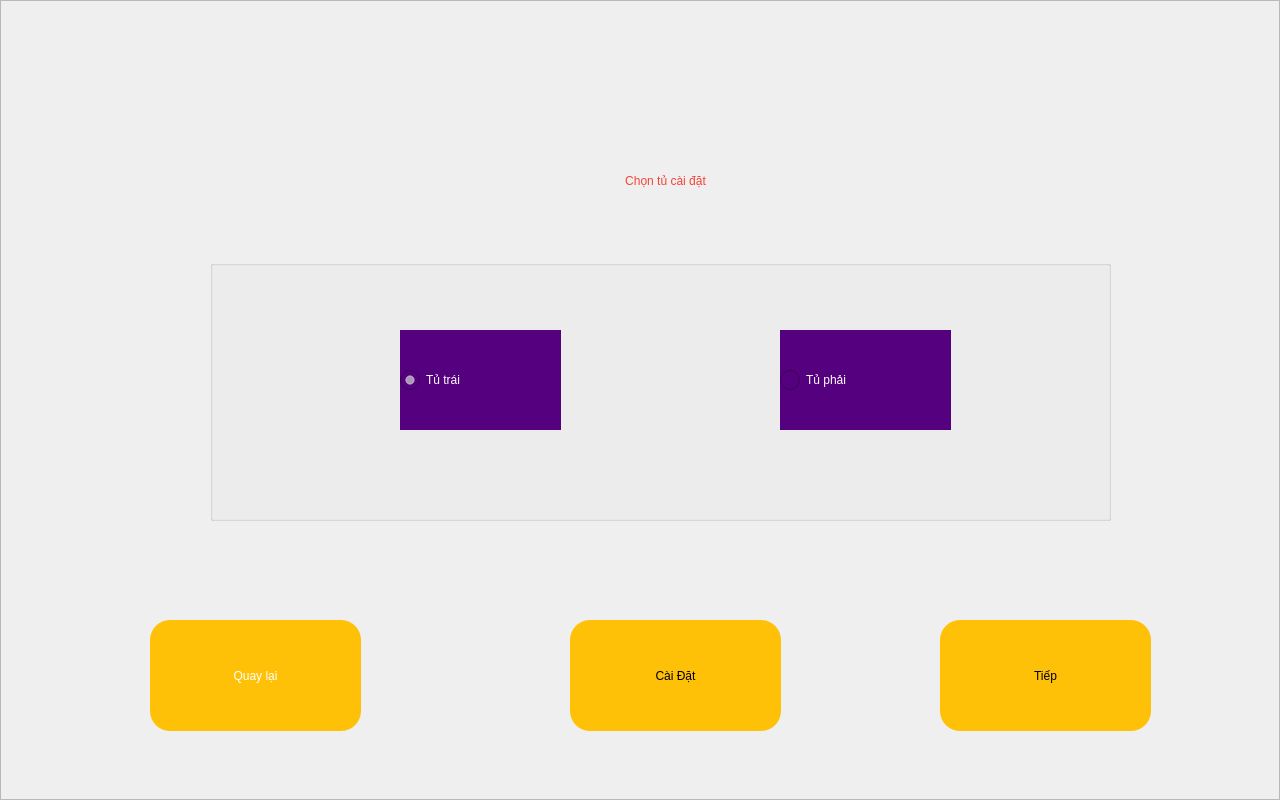
<?xml version="1.0" encoding="UTF-8"?>
<ui version="4.0">
 <class>SV_ChonDMTu</class>
 <widget class="QWidget" name="SV_ChonDMTu">
  <property name="geometry">
   <rect>
    <x>0</x>
    <y>0</y>
    <width>1280</width>
    <height>800</height>
   </rect>
  </property>
  <property name="windowTitle">
   <string>Form</string>
  </property>
  <widget class="QFrame" name="frame">
   <property name="geometry">
    <rect>
     <x>0</x>
     <y>0</y>
     <width>1280</width>
     <height>800</height>
    </rect>
   </property>
   <property name="styleSheet">
    <string notr="true">.QFrame{background-image:url(:/images/Background.jpg);}.QLabel{color:#F44336 ;font: 75  34pt bold &quot;Ubuntu&quot;;}QPushButton:pressed { background-color: #FF6E40}.QPushButton{border-radius: 20px;background-color: #FFC107;font: 75 26pt bold &quot;Ubuntu&quot;;}#btBack{color:white;border-image: url(:/images/back.png);}QCheckBox{font: 75 Bold 30pt &quot;Ubuntu&quot;;color: white;background-color: #55007f;}.QCheckBox::indicator{width: 30px;height: 30px;}</string>
   </property>
   <property name="frameShape">
    <enum>QFrame::StyledPanel</enum>
   </property>
   <property name="frameShadow">
    <enum>QFrame::Raised</enum>
   </property>
   <widget class="QLabel" name="lbtitle">
    <property name="geometry">
     <rect>
      <x>450</x>
      <y>140</y>
      <width>431</width>
      <height>81</height>
     </rect>
    </property>
    <property name="text">
     <string>Chọn tủ cài đặt</string>
    </property>
    <property name="alignment">
     <set>Qt::AlignCenter</set>
    </property>
   </widget>
   <widget class="QPushButton" name="btBack">
    <property name="geometry">
     <rect>
      <x>150</x>
      <y>620</y>
      <width>211</width>
      <height>111</height>
     </rect>
    </property>
    <property name="text">
     <string>Quay lại</string>
    </property>
   </widget>
   <widget class="QPushButton" name="btChon">
    <property name="geometry">
     <rect>
      <x>570</x>
      <y>620</y>
      <width>211</width>
      <height>111</height>
     </rect>
    </property>
    <property name="text">
     <string>Cài Đặt</string>
    </property>
   </widget>
   <widget class="QGroupBox" name="grcdControl">
    <property name="geometry">
     <rect>
      <x>210</x>
      <y>260</y>
      <width>901</width>
      <height>261</height>
     </rect>
    </property>
    <property name="styleSheet">
     <string notr="true">.QRadioButton{font: 75 Bold 26pt &quot;Ubuntu&quot;;color: white;background-color: #55007f;}.QRadioButton::indicator{width: 20px;height: 20px;}
</string>
    </property>
    <property name="title">
     <string/>
    </property>
    <widget class="QRadioButton" name="rbTu2">
     <property name="geometry">
      <rect>
       <x>570</x>
       <y>70</y>
       <width>171</width>
       <height>100</height>
      </rect>
     </property>
     <property name="text">
      <string>Tủ phải</string>
     </property>
    </widget>
    <widget class="QRadioButton" name="rbTu1">
     <property name="geometry">
      <rect>
       <x>190</x>
       <y>70</y>
       <width>161</width>
       <height>100</height>
      </rect>
     </property>
     <property name="text">
      <string>Tủ trái</string>
     </property>
     <property name="checked">
      <bool>true</bool>
     </property>
    </widget>
   </widget>
   <widget class="QPushButton" name="btChon_2">
    <property name="geometry">
     <rect>
      <x>940</x>
      <y>620</y>
      <width>211</width>
      <height>111</height>
     </rect>
    </property>
    <property name="text">
     <string>Tiếp</string>
    </property>
   </widget>
  </widget>
 </widget>
 <resources>
  <include location="resources.qrc"/>
 </resources>
 <connections/>
</ui>
